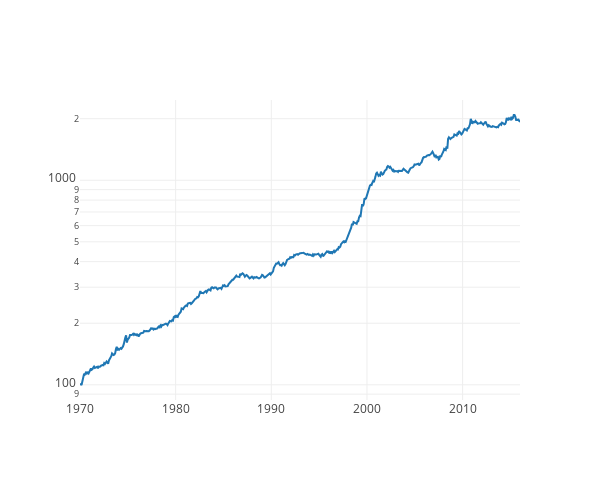

The code cell stored with this chart in its notebook:
### Code cell
# run performance chart
perf_post_LASSO = 100 * np.cumprod(1 + results_post_LASSO / 100)

def mychart(args, names=None):
    x_coords = np.linspace(1970, 2016, args[0].shape[0])
    
    plotdata = []
    for i in range(len(args)):
        tracelabel = "Trace %d" % i
        if names:
                tracelabel=names[i]
        plotdata.append(Scatter(x=x_coords,
                                y=args[i].reshape(-1),
                                mode = 'line',
                                name=tracelabel))    

    layout = Layout(
        autosize=False,
        width=600,
        height=480,
        yaxis=dict(
            type='log',
            autorange=True
        )
    )
    
    fig = Figure(data=plotdata, layout=layout)
    
    return iplot(fig)
    
mychart([perf_post_LASSO],["Post-LASSO"])

### Figure 1 — Plotly figure (JSON) as saved in the notebook; plotly's stock layout.template omitted (floating-point values rounded to 4 significant figures; data arrays with more than 128 entries replaced by an {"elided": "..."} marker saying what was removed)
{"data": [{"mode": "line", "name": "Post-LASSO", "type": "scatter", "x": {"elided": "564 float values"}, "y": {"elided": "564 float values"}}], "layout": {"autosize": false, "height": 480, "width": 600, "yaxis": {"autorange": true, "type": "log"}}}
